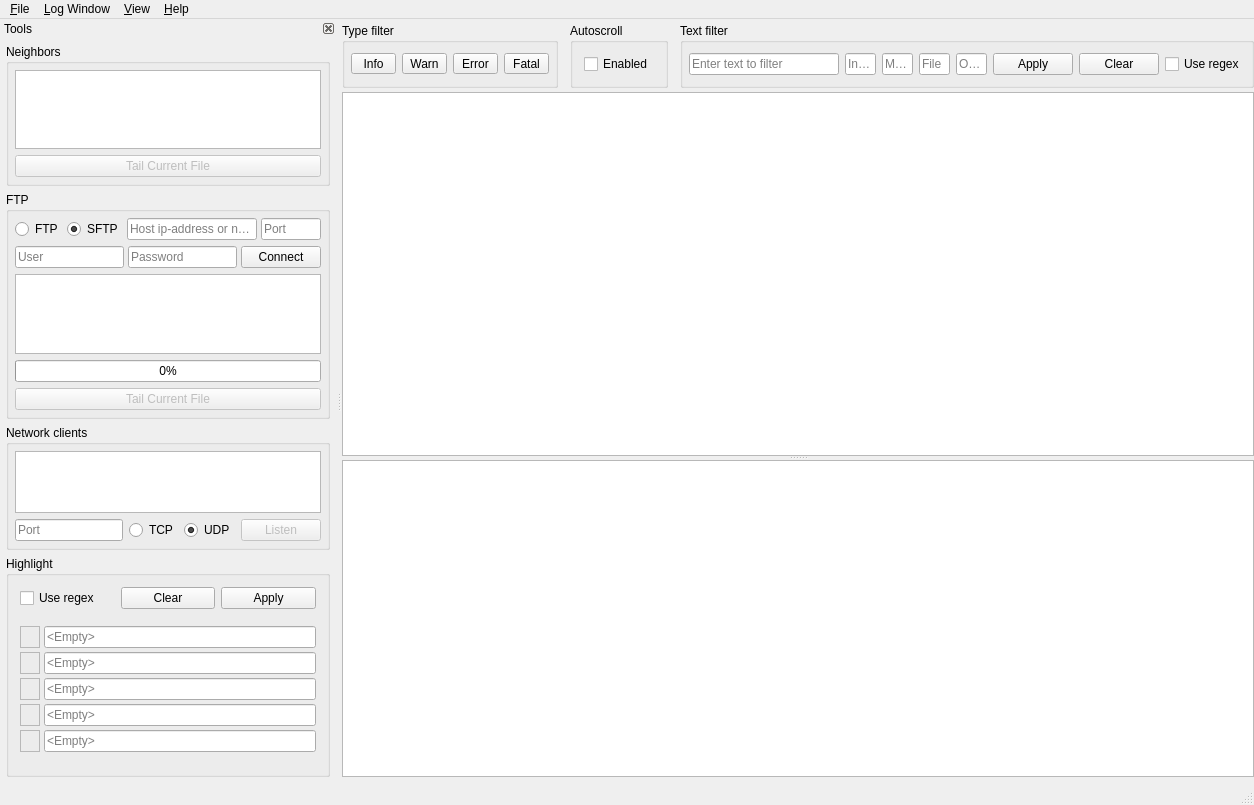
<?xml version="1.0" encoding="UTF-8"?>
<ui version="4.0">
 <class>Main_window</class>
 <widget class="QMainWindow" name="Main_window">
  <property name="geometry">
   <rect>
    <x>0</x>
    <y>0</y>
    <width>1254</width>
    <height>805</height>
   </rect>
  </property>
  <property name="windowTitle">
   <string>LogViewer</string>
  </property>
  <property name="unifiedTitleAndToolBarOnMac">
   <bool>true</bool>
  </property>
  <widget class="QWidget" name="centralWidget">
   <layout class="QVBoxLayout" name="verticalLayout_2">
    <property name="margin">
     <number>0</number>
    </property>
    <item>
     <widget class="QSplitter" name="full_text_splitter">
      <property name="orientation">
       <enum>Qt::Vertical</enum>
      </property>
      <widget class="QFrame" name="frame_3">
       <property name="frameShape">
        <enum>QFrame::NoFrame</enum>
       </property>
       <property name="frameShadow">
        <enum>QFrame::Raised</enum>
       </property>
       <layout class="QVBoxLayout" name="verticalLayout_3">
        <property name="spacing">
         <number>0</number>
        </property>
        <property name="margin">
         <number>0</number>
        </property>
        <item>
         <widget class="QFrame" name="frame">
          <property name="frameShape">
           <enum>QFrame::NoFrame</enum>
          </property>
          <property name="frameShadow">
           <enum>QFrame::Raised</enum>
          </property>
          <layout class="QHBoxLayout" name="horizontalLayout">
           <property name="spacing">
            <number>12</number>
           </property>
           <property name="leftMargin">
            <number>0</number>
           </property>
           <property name="topMargin">
            <number>4</number>
           </property>
           <property name="rightMargin">
            <number>0</number>
           </property>
           <property name="bottomMargin">
            <number>4</number>
           </property>
           <item>
            <widget class="QGroupBox" name="groupBox_2">
             <property name="title">
              <string>Type filter</string>
             </property>
             <layout class="QHBoxLayout" name="horizontalLayout_2">
              <property name="margin">
               <number>6</number>
              </property>
              <item>
               <widget class="QToolButton" name="info_toolButton">
                <property name="minimumSize">
                 <size>
                  <width>45</width>
                  <height>0</height>
                 </size>
                </property>
                <property name="text">
                 <string>Info</string>
                </property>
                <property name="checkable">
                 <bool>true</bool>
                </property>
                <property name="toolButtonStyle">
                 <enum>Qt::ToolButtonTextOnly</enum>
                </property>
               </widget>
              </item>
              <item>
               <widget class="QToolButton" name="warn_toolButton">
                <property name="minimumSize">
                 <size>
                  <width>45</width>
                  <height>0</height>
                 </size>
                </property>
                <property name="toolTip">
                 <string>Warning</string>
                </property>
                <property name="text">
                 <string>Warn</string>
                </property>
                <property name="checkable">
                 <bool>true</bool>
                </property>
                <property name="toolButtonStyle">
                 <enum>Qt::ToolButtonTextOnly</enum>
                </property>
               </widget>
              </item>
              <item>
               <widget class="QToolButton" name="error_toolButton">
                <property name="minimumSize">
                 <size>
                  <width>45</width>
                  <height>0</height>
                 </size>
                </property>
                <property name="toolTip">
                 <string>Error</string>
                </property>
                <property name="text">
                 <string>Error</string>
                </property>
                <property name="checkable">
                 <bool>true</bool>
                </property>
                <property name="checked">
                 <bool>false</bool>
                </property>
                <property name="toolButtonStyle">
                 <enum>Qt::ToolButtonTextOnly</enum>
                </property>
               </widget>
              </item>
              <item>
               <widget class="QToolButton" name="fatal_toolButton">
                <property name="minimumSize">
                 <size>
                  <width>45</width>
                  <height>0</height>
                 </size>
                </property>
                <property name="text">
                 <string>Fatal</string>
                </property>
                <property name="checkable">
                 <bool>true</bool>
                </property>
                <property name="toolButtonStyle">
                 <enum>Qt::ToolButtonTextOnly</enum>
                </property>
               </widget>
              </item>
             </layout>
            </widget>
           </item>
           <item>
            <widget class="QGroupBox" name="groupBox_3">
             <property name="title">
              <string>Autoscroll</string>
             </property>
             <layout class="QHBoxLayout" name="horizontalLayout_6">
              <item>
               <widget class="QCheckBox" name="autoscroll_checkBox">
                <property name="text">
                 <string>Enabled</string>
                </property>
               </widget>
              </item>
             </layout>
            </widget>
           </item>
           <item>
            <widget class="QGroupBox" name="groupBox">
             <property name="title">
              <string>Text filter</string>
             </property>
             <layout class="QHBoxLayout" name="horizontalLayout_11">
              <property name="margin">
               <number>6</number>
              </property>
              <item>
               <widget class="QLineEdit" name="filter_lineEdit">
                <property name="minimumSize">
                 <size>
                  <width>150</width>
                  <height>0</height>
                 </size>
                </property>
                <property name="placeholderText">
                 <string>Enter text to filter</string>
                </property>
               </widget>
              </item>
              <item>
               <widget class="QLineEdit" name="index_lineEdit">
                <property name="placeholderText">
                 <string>Index</string>
                </property>
               </widget>
              </item>
              <item>
               <widget class="QLineEdit" name="module_lineEdit">
                <property name="placeholderText">
                 <string>Module</string>
                </property>
               </widget>
              </item>
              <item>
               <widget class="QLineEdit" name="file_lineEdit">
                <property name="placeholderText">
                 <string>File</string>
                </property>
               </widget>
              </item>
              <item>
               <widget class="QLineEdit" name="origin_lineEdit">
                <property name="placeholderText">
                 <string>Origin</string>
                </property>
               </widget>
              </item>
              <item>
               <widget class="QPushButton" name="filter_pushButton">
                <property name="enabled">
                 <bool>true</bool>
                </property>
                <property name="focusPolicy">
                 <enum>Qt::NoFocus</enum>
                </property>
                <property name="text">
                 <string>Apply</string>
                </property>
               </widget>
              </item>
              <item>
               <widget class="QPushButton" name="clear_filter_pushButton">
                <property name="focusPolicy">
                 <enum>Qt::NoFocus</enum>
                </property>
                <property name="text">
                 <string>Clear</string>
                </property>
                <property name="shortcut">
                 <string>Ctrl+Backspace</string>
                </property>
               </widget>
              </item>
              <item>
               <widget class="QCheckBox" name="filter_regex_checkBox">
                <property name="focusPolicy">
                 <enum>Qt::NoFocus</enum>
                </property>
                <property name="text">
                 <string>Use regex</string>
                </property>
               </widget>
              </item>
             </layout>
            </widget>
           </item>
          </layout>
         </widget>
        </item>
        <item>
         <widget class="Log_table_view" name="log_tableView">
          <property name="contextMenuPolicy">
           <enum>Qt::CustomContextMenu</enum>
          </property>
          <property name="selectionMode">
           <enum>QAbstractItemView::ContiguousSelection</enum>
          </property>
          <property name="selectionBehavior">
           <enum>QAbstractItemView::SelectRows</enum>
          </property>
          <property name="verticalScrollMode">
           <enum>QAbstractItemView::ScrollPerPixel</enum>
          </property>
          <property name="horizontalScrollMode">
           <enum>QAbstractItemView::ScrollPerPixel</enum>
          </property>
          <attribute name="verticalHeaderVisible">
           <bool>false</bool>
          </attribute>
          <attribute name="verticalHeaderDefaultSectionSize">
           <number>24</number>
          </attribute>
         </widget>
        </item>
       </layout>
      </widget>
      <widget class="Log_item_preview_textEdit" name="full_text_textEdit">
       <property name="readOnly">
        <bool>true</bool>
       </property>
      </widget>
     </widget>
    </item>
    <item>
     <widget class="QWidget" name="widget" native="true">
      <layout class="QHBoxLayout" name="horizontalLayout_4">
       <property name="margin">
        <number>0</number>
       </property>
      </layout>
     </widget>
    </item>
   </layout>
  </widget>
  <widget class="QMenuBar" name="menuBar">
   <property name="geometry">
    <rect>
     <x>0</x>
     <y>0</y>
     <width>1254</width>
     <height>21</height>
    </rect>
   </property>
   <widget class="QMenu" name="menuFile">
    <property name="title">
     <string>&amp;File</string>
    </property>
    <addaction name="actionOpen_File"/>
    <addaction name="actionSave_to_file"/>
    <addaction name="actionPaste_from_Clipboard"/>
    <addaction name="separator"/>
    <addaction name="actionExit"/>
   </widget>
   <widget class="QMenu" name="menuView">
    <property name="title">
     <string>&amp;View</string>
    </property>
   </widget>
   <widget class="QMenu" name="menuLog_Window">
    <property name="title">
     <string>&amp;Log Window</string>
    </property>
    <addaction name="actionAutoscroll"/>
    <addaction name="action_disable_type_highlight"/>
    <addaction name="separator"/>
    <addaction name="actionClear_Log_View"/>
   </widget>
   <widget class="QMenu" name="menuHelp">
    <property name="title">
     <string>&amp;Help</string>
    </property>
    <addaction name="actionAbout_QT"/>
   </widget>
   <addaction name="menuFile"/>
   <addaction name="menuLog_Window"/>
   <addaction name="menuView"/>
   <addaction name="menuHelp"/>
  </widget>
  <widget class="QStatusBar" name="statusBar"/>
  <widget class="QDockWidget" name="tools_dockWidget">
   <property name="features">
    <set>QDockWidget::DockWidgetClosable|QDockWidget::DockWidgetMovable</set>
   </property>
   <property name="allowedAreas">
    <set>Qt::LeftDockWidgetArea|Qt::RightDockWidgetArea</set>
   </property>
   <property name="windowTitle">
    <string>Tools</string>
   </property>
   <attribute name="dockWidgetArea">
    <number>1</number>
   </attribute>
   <widget class="QWidget" name="dockWidgetContents">
    <layout class="QVBoxLayout" name="verticalLayout">
     <property name="margin">
      <number>6</number>
     </property>
     <item>
      <widget class="QGroupBox" name="groupBox_7">
       <property name="sizePolicy">
        <sizepolicy hsizetype="Preferred" vsizetype="Expanding">
         <horstretch>0</horstretch>
         <verstretch>0</verstretch>
        </sizepolicy>
       </property>
       <property name="minimumSize">
        <size>
         <width>0</width>
         <height>125</height>
        </size>
       </property>
       <property name="title">
        <string>Neighbors</string>
       </property>
       <layout class="QVBoxLayout" name="verticalLayout_7">
        <property name="spacing">
         <number>6</number>
        </property>
        <property name="margin">
         <number>6</number>
        </property>
        <item>
         <widget class="QListView" name="neighbor_listView">
          <property name="dragDropMode">
           <enum>QAbstractItemView::DragOnly</enum>
          </property>
         </widget>
        </item>
        <item>
         <widget class="QPushButton" name="tail_pushButton">
          <property name="enabled">
           <bool>false</bool>
          </property>
          <property name="focusPolicy">
           <enum>Qt::NoFocus</enum>
          </property>
          <property name="text">
           <string>Tail Current File</string>
          </property>
          <property name="checkable">
           <bool>true</bool>
          </property>
         </widget>
        </item>
       </layout>
      </widget>
     </item>
     <item>
      <widget class="QGroupBox" name="groupBox_4">
       <property name="title">
        <string>FTP</string>
       </property>
       <layout class="QVBoxLayout" name="verticalLayout_8">
        <property name="spacing">
         <number>6</number>
        </property>
        <property name="margin">
         <number>6</number>
        </property>
        <item>
         <widget class="QFrame" name="frame_4">
          <layout class="QHBoxLayout" name="horizontalLayout_5">
           <property name="spacing">
            <number>4</number>
           </property>
           <property name="margin">
            <number>0</number>
           </property>
           <item>
            <widget class="QRadioButton" name="FTP_radioButton">
             <property name="text">
              <string>FTP</string>
             </property>
            </widget>
           </item>
           <item>
            <widget class="QRadioButton" name="SFTP_radioButton">
             <property name="text">
              <string>SFTP</string>
             </property>
             <property name="checked">
              <bool>true</bool>
             </property>
            </widget>
           </item>
           <item>
            <widget class="QLineEdit" name="ftpHost_lineEdit">
             <property name="placeholderText">
              <string>Host ip-address or name</string>
             </property>
            </widget>
           </item>
           <item>
            <widget class="QLineEdit" name="ftpPort_lineEdit">
             <property name="maximumSize">
              <size>
               <width>60</width>
               <height>16777215</height>
              </size>
             </property>
             <property name="placeholderText">
              <string>Port</string>
             </property>
            </widget>
           </item>
          </layout>
         </widget>
        </item>
        <item>
         <widget class="QFrame" name="frame_2">
          <layout class="QHBoxLayout" name="horizontalLayout_3">
           <property name="spacing">
            <number>4</number>
           </property>
           <property name="margin">
            <number>0</number>
           </property>
           <item>
            <widget class="QLineEdit" name="ftpUser_lineEdit">
             <property name="minimumSize">
              <size>
               <width>60</width>
               <height>0</height>
              </size>
             </property>
             <property name="placeholderText">
              <string>User</string>
             </property>
            </widget>
           </item>
           <item>
            <widget class="QLineEdit" name="ftpPassword_lineEdit">
             <property name="minimumSize">
              <size>
               <width>70</width>
               <height>0</height>
              </size>
             </property>
             <property name="echoMode">
              <enum>QLineEdit::Password</enum>
             </property>
             <property name="placeholderText">
              <string>Password</string>
             </property>
            </widget>
           </item>
           <item>
            <widget class="QPushButton" name="openFTP_pushButton">
             <property name="focusPolicy">
              <enum>Qt::NoFocus</enum>
             </property>
             <property name="text">
              <string>Connect</string>
             </property>
            </widget>
           </item>
          </layout>
         </widget>
        </item>
        <item>
         <widget class="QListView" name="ftpFiles_listView"/>
        </item>
        <item>
         <widget class="QProgressBar" name="ftpDownload_progressBar">
          <property name="value">
           <number>0</number>
          </property>
          <property name="format">
           <string>%p%</string>
          </property>
         </widget>
        </item>
        <item>
         <widget class="QPushButton" name="tailFTP_pushButton">
          <property name="enabled">
           <bool>false</bool>
          </property>
          <property name="focusPolicy">
           <enum>Qt::NoFocus</enum>
          </property>
          <property name="text">
           <string>Tail Current File</string>
          </property>
          <property name="checkable">
           <bool>true</bool>
          </property>
         </widget>
        </item>
       </layout>
      </widget>
     </item>
     <item>
      <widget class="QGroupBox" name="groupBox_6">
       <property name="minimumSize">
        <size>
         <width>0</width>
         <height>125</height>
        </size>
       </property>
       <property name="maximumSize">
        <size>
         <width>16777215</width>
         <height>150</height>
        </size>
       </property>
       <property name="title">
        <string>Network clients</string>
       </property>
       <layout class="QVBoxLayout" name="verticalLayout_4">
        <property name="spacing">
         <number>6</number>
        </property>
        <property name="margin">
         <number>6</number>
        </property>
        <item>
         <widget class="QListView" name="clients_listView"/>
        </item>
        <item>
         <widget class="QFrame" name="frame_9">
          <layout class="QHBoxLayout" name="horizontalLayout_10">
           <property name="margin">
            <number>0</number>
           </property>
           <item>
            <widget class="QLineEdit" name="server_port_lineEdit">
             <property name="placeholderText">
              <string>Port</string>
             </property>
            </widget>
           </item>
           <item>
            <widget class="QRadioButton" name="tcpRadioButton">
             <property name="text">
              <string>TCP</string>
             </property>
            </widget>
           </item>
           <item>
            <widget class="QRadioButton" name="udpRadioButton">
             <property name="text">
              <string>UDP</string>
             </property>
             <property name="checked">
              <bool>true</bool>
             </property>
            </widget>
           </item>
           <item>
            <widget class="QPushButton" name="open_server_pushButton">
             <property name="enabled">
              <bool>false</bool>
             </property>
             <property name="focusPolicy">
              <enum>Qt::NoFocus</enum>
             </property>
             <property name="text">
              <string>Listen</string>
             </property>
             <property name="checkable">
              <bool>true</bool>
             </property>
            </widget>
           </item>
          </layout>
         </widget>
        </item>
       </layout>
      </widget>
     </item>
     <item>
      <widget class="QGroupBox" name="groupBox_5">
       <property name="title">
        <string>Highlight</string>
       </property>
       <layout class="QVBoxLayout" name="verticalLayout_5">
        <item>
         <layout class="QHBoxLayout" name="horizontalLayout_7">
          <item>
           <widget class="QCheckBox" name="highlight_regex_checkBox">
            <property name="focusPolicy">
             <enum>Qt::NoFocus</enum>
            </property>
            <property name="text">
             <string>Use regex</string>
            </property>
           </widget>
          </item>
          <item>
           <widget class="QPushButton" name="clear_all_highlight_pushButton">
            <property name="enabled">
             <bool>true</bool>
            </property>
            <property name="focusPolicy">
             <enum>Qt::NoFocus</enum>
            </property>
            <property name="text">
             <string>Clear</string>
            </property>
           </widget>
          </item>
          <item>
           <widget class="QPushButton" name="apply_highlight_pushButton">
            <property name="focusPolicy">
             <enum>Qt::NoFocus</enum>
            </property>
            <property name="text">
             <string>Apply</string>
            </property>
           </widget>
          </item>
         </layout>
        </item>
        <item>
         <widget class="QWidget" name="widget_2" native="true">
          <layout class="QGridLayout" name="gridLayout">
           <property name="leftMargin">
            <number>0</number>
           </property>
           <property name="rightMargin">
            <number>0</number>
           </property>
           <property name="spacing">
            <number>4</number>
           </property>
           <item row="0" column="1">
            <widget class="QLineEdit" name="h1_lineEdit">
             <property name="placeholderText">
              <string>&lt;Empty&gt;</string>
             </property>
            </widget>
           </item>
           <item row="1" column="1">
            <widget class="QLineEdit" name="h2_lineEdit">
             <property name="placeholderText">
              <string>&lt;Empty&gt;</string>
             </property>
            </widget>
           </item>
           <item row="2" column="1">
            <widget class="QLineEdit" name="h3_lineEdit">
             <property name="placeholderText">
              <string>&lt;Empty&gt;</string>
             </property>
            </widget>
           </item>
           <item row="3" column="1">
            <widget class="QLineEdit" name="h4_lineEdit">
             <property name="placeholderText">
              <string>&lt;Empty&gt;</string>
             </property>
            </widget>
           </item>
           <item row="4" column="1">
            <widget class="QLineEdit" name="h5_lineEdit">
             <property name="placeholderText">
              <string>&lt;Empty&gt;</string>
             </property>
            </widget>
           </item>
           <item row="0" column="0">
            <widget class="Colored_frame" name="h1_frame">
             <property name="minimumSize">
              <size>
               <width>20</width>
               <height>0</height>
              </size>
             </property>
             <property name="frameShape">
              <enum>QFrame::StyledPanel</enum>
             </property>
             <property name="frameShadow">
              <enum>QFrame::Raised</enum>
             </property>
            </widget>
           </item>
           <item row="1" column="0">
            <widget class="Colored_frame" name="h2_frame">
             <property name="minimumSize">
              <size>
               <width>20</width>
               <height>0</height>
              </size>
             </property>
             <property name="frameShape">
              <enum>QFrame::StyledPanel</enum>
             </property>
             <property name="frameShadow">
              <enum>QFrame::Raised</enum>
             </property>
            </widget>
           </item>
           <item row="2" column="0">
            <widget class="Colored_frame" name="h3_frame">
             <property name="minimumSize">
              <size>
               <width>20</width>
               <height>0</height>
              </size>
             </property>
             <property name="frameShape">
              <enum>QFrame::StyledPanel</enum>
             </property>
             <property name="frameShadow">
              <enum>QFrame::Raised</enum>
             </property>
            </widget>
           </item>
           <item row="3" column="0">
            <widget class="Colored_frame" name="h4_frame">
             <property name="minimumSize">
              <size>
               <width>20</width>
               <height>0</height>
              </size>
             </property>
             <property name="frameShape">
              <enum>QFrame::StyledPanel</enum>
             </property>
             <property name="frameShadow">
              <enum>QFrame::Raised</enum>
             </property>
            </widget>
           </item>
           <item row="4" column="0">
            <widget class="Colored_frame" name="h5_frame">
             <property name="minimumSize">
              <size>
               <width>20</width>
               <height>0</height>
              </size>
             </property>
             <property name="frameShape">
              <enum>QFrame::StyledPanel</enum>
             </property>
             <property name="frameShadow">
              <enum>QFrame::Raised</enum>
             </property>
            </widget>
           </item>
          </layout>
         </widget>
        </item>
       </layout>
      </widget>
     </item>
    </layout>
   </widget>
  </widget>
  <action name="actionAutoscroll">
   <property name="checkable">
    <bool>true</bool>
   </property>
   <property name="text">
    <string>&amp;Autoscroll</string>
   </property>
  </action>
  <action name="actionOpen_File">
   <property name="text">
    <string>Open File...</string>
   </property>
   <property name="shortcut">
    <string>Ctrl+O</string>
   </property>
  </action>
  <action name="actionClear_Log_View">
   <property name="text">
    <string>&amp;Clear Log View</string>
   </property>
   <property name="shortcut">
    <string>Ctrl+N</string>
   </property>
  </action>
  <action name="action_disable_type_highlight">
   <property name="checkable">
    <bool>true</bool>
   </property>
   <property name="text">
    <string>&amp;Disable type highlight</string>
   </property>
  </action>
  <action name="actionAbout_QT">
   <property name="text">
    <string>&amp;About QT...</string>
   </property>
  </action>
  <action name="actionExit">
   <property name="text">
    <string>E&amp;xit</string>
   </property>
  </action>
  <action name="actionColor_theme_A">
   <property name="checkable">
    <bool>true</bool>
   </property>
   <property name="text">
    <string>Color theme A</string>
   </property>
  </action>
  <action name="actionColor_theme_B">
   <property name="checkable">
    <bool>true</bool>
   </property>
   <property name="text">
    <string>Color theme B</string>
   </property>
  </action>
  <action name="actionColor_theme_C">
   <property name="checkable">
    <bool>true</bool>
   </property>
   <property name="text">
    <string>Color theme C</string>
   </property>
  </action>
  <action name="actionColor_theme_D">
   <property name="checkable">
    <bool>true</bool>
   </property>
   <property name="text">
    <string>Color theme D</string>
   </property>
  </action>
  <action name="actionColor_theme_E">
   <property name="checkable">
    <bool>true</bool>
   </property>
   <property name="text">
    <string>Color theme E</string>
   </property>
  </action>
  <action name="actionEnter_filter">
   <property name="text">
    <string>Enter filter</string>
   </property>
   <property name="shortcutContext">
    <enum>Qt::ApplicationShortcut</enum>
   </property>
  </action>
  <action name="actionPaste_from_Clipboard">
   <property name="text">
    <string>Paste from Clipboard</string>
   </property>
   <property name="shortcut">
    <string>Ctrl+V</string>
   </property>
  </action>
  <action name="actionSave_to_file">
   <property name="text">
    <string>Save to file...</string>
   </property>
   <property name="toolTip">
    <string>Saves the logs as a tab separated file</string>
   </property>
   <property name="shortcut">
    <string>Ctrl+S</string>
   </property>
  </action>
 </widget>
 <layoutdefault spacing="6" margin="11"/>
 <customwidgets>
  <customwidget>
   <class>Log_table_view</class>
   <extends>QTableView</extends>
   <header>log_table_view.h</header>
  </customwidget>
  <customwidget>
   <class>Log_item_preview_textEdit</class>
   <extends>QTextEdit</extends>
   <header>log_item_preview_textedit.h</header>
  </customwidget>
  <customwidget>
   <class>Colored_frame</class>
   <extends>QFrame</extends>
   <header>colored_frame.h</header>
   <container>1</container>
  </customwidget>
 </customwidgets>
 <tabstops>
  <tabstop>filter_lineEdit</tabstop>
  <tabstop>index_lineEdit</tabstop>
  <tabstop>module_lineEdit</tabstop>
  <tabstop>file_lineEdit</tabstop>
  <tabstop>fatal_toolButton</tabstop>
  <tabstop>log_tableView</tabstop>
  <tabstop>neighbor_listView</tabstop>
  <tabstop>ftpUser_lineEdit</tabstop>
  <tabstop>ftpPassword_lineEdit</tabstop>
  <tabstop>ftpFiles_listView</tabstop>
  <tabstop>clients_listView</tabstop>
  <tabstop>server_port_lineEdit</tabstop>
  <tabstop>h1_lineEdit</tabstop>
  <tabstop>h2_lineEdit</tabstop>
  <tabstop>h3_lineEdit</tabstop>
  <tabstop>h4_lineEdit</tabstop>
  <tabstop>h5_lineEdit</tabstop>
  <tabstop>ftpPort_lineEdit</tabstop>
  <tabstop>info_toolButton</tabstop>
  <tabstop>warn_toolButton</tabstop>
  <tabstop>error_toolButton</tabstop>
 </tabstops>
 <resources/>
 <connections>
  <connection>
   <sender>h1_lineEdit</sender>
   <signal>returnPressed()</signal>
   <receiver>apply_highlight_pushButton</receiver>
   <slot>click()</slot>
   <hints>
    <hint type="sourcelabel">
     <x>174</x>
     <y>581</y>
    </hint>
    <hint type="destinationlabel">
     <x>166</x>
     <y>717</y>
    </hint>
   </hints>
  </connection>
  <connection>
   <sender>h2_lineEdit</sender>
   <signal>returnPressed()</signal>
   <receiver>apply_highlight_pushButton</receiver>
   <slot>click()</slot>
   <hints>
    <hint type="sourcelabel">
     <x>174</x>
     <y>607</y>
    </hint>
    <hint type="destinationlabel">
     <x>166</x>
     <y>717</y>
    </hint>
   </hints>
  </connection>
  <connection>
   <sender>h3_lineEdit</sender>
   <signal>returnPressed()</signal>
   <receiver>apply_highlight_pushButton</receiver>
   <slot>click()</slot>
   <hints>
    <hint type="sourcelabel">
     <x>174</x>
     <y>633</y>
    </hint>
    <hint type="destinationlabel">
     <x>166</x>
     <y>717</y>
    </hint>
   </hints>
  </connection>
  <connection>
   <sender>h4_lineEdit</sender>
   <signal>returnPressed()</signal>
   <receiver>apply_highlight_pushButton</receiver>
   <slot>click()</slot>
   <hints>
    <hint type="sourcelabel">
     <x>174</x>
     <y>659</y>
    </hint>
    <hint type="destinationlabel">
     <x>166</x>
     <y>717</y>
    </hint>
   </hints>
  </connection>
  <connection>
   <sender>h5_lineEdit</sender>
   <signal>returnPressed()</signal>
   <receiver>apply_highlight_pushButton</receiver>
   <slot>click()</slot>
   <hints>
    <hint type="sourcelabel">
     <x>174</x>
     <y>685</y>
    </hint>
    <hint type="destinationlabel">
     <x>166</x>
     <y>717</y>
    </hint>
   </hints>
  </connection>
  <connection>
   <sender>autoscroll_checkBox</sender>
   <signal>toggled(bool)</signal>
   <receiver>actionAutoscroll</receiver>
   <slot>setChecked(bool)</slot>
   <hints>
    <hint type="sourcelabel">
     <x>294</x>
     <y>750</y>
    </hint>
    <hint type="destinationlabel">
     <x>-1</x>
     <y>-1</y>
    </hint>
   </hints>
  </connection>
 </connections>
</ui>
